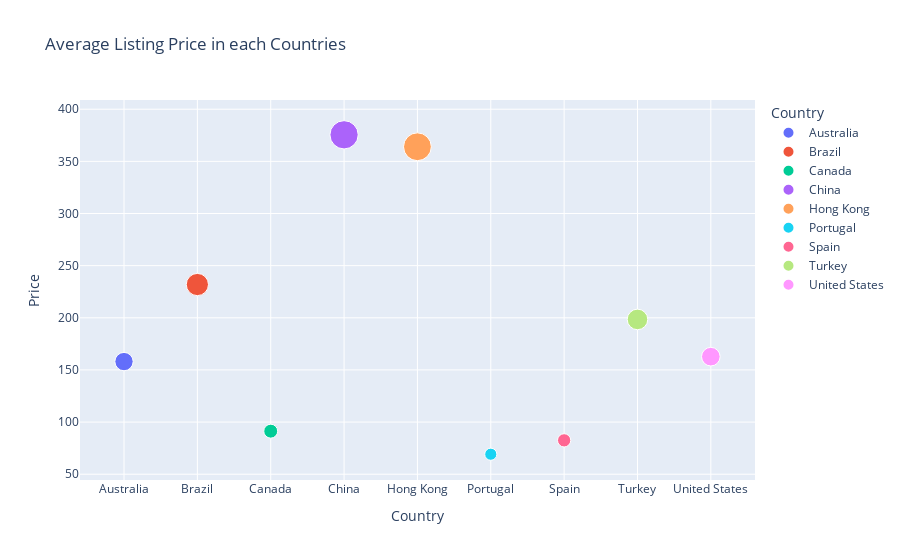

Notebook code for this chart:
### Code cell
fig = px.scatter(data_frame=Top_neighbourhood_price,
           x='Country',y='Price',
           color='Country',
           size='Price',
           opacity=1,
           title='Average Listing Price in each Countries')
fig.show()

### Figure 1 — Plotly figure (JSON) as saved in the notebook; plotly's stock layout.template omitted (floating-point values rounded to 4 significant figures)
{"data": [{"hovertemplate": "Country=%{x}<br>Price=%{marker.size}<extra></extra>", "legendgroup": "Australia", "marker": {"color": "#636efa", "opacity": 1, "size": [158.0], "sizemode": "area", "sizeref": 0.9387, "symbol": "circle"}, "mode": "markers", "name": "Australia", "orientation": "v", "showlegend": true, "type": "scatter", "x": ["Australia"], "xaxis": "x", "y": [158.0], "yaxis": "y"}, {"hovertemplate": "Country=%{x}<br>Price=%{marker.size}<extra></extra>", "legendgroup": "Brazil", "marker": {"color": "#EF553B", "opacity": 1, "size": [231.9], "sizemode": "area", "sizeref": 0.9387, "symbol": "circle"}, "mode": "markers", "name": "Brazil", "orientation": "v", "showlegend": true, "type": "scatter", "x": ["Brazil"], "xaxis": "x", "y": [231.9], "yaxis": "y"}, {"hovertemplate": "Country=%{x}<br>Price=%{marker.size}<extra></extra>", "legendgroup": "Canada", "marker": {"color": "#00cc96", "opacity": 1, "size": [91.28], "sizemode": "area", "sizeref": 0.9387, "symbol": "circle"}, "mode": "markers", "name": "Canada", "orientation": "v", "showlegend": true, "type": "scatter", "x": ["Canada"], "xaxis": "x", "y": [91.28], "yaxis": "y"}, {"hovertemplate": "Country=%{x}<br>Price=%{marker.size}<extra></extra>", "legendgroup": "China", "marker": {"color": "#ab63fa", "opacity": 1, "size": [375.5], "sizemode": "area", "sizeref": 0.9387, "symbol": "circle"}, "mode": "markers", "name": "China", "orientation": "v", "showlegend": true, "type": "scatter", "x": ["China"], "xaxis": "x", "y": [375.5], "yaxis": "y"}, {"hovertemplate": "Country=%{x}<br>Price=%{marker.size}<extra></extra>", "legendgroup": "Hong Kong", "marker": {"color": "#FFA15A", "opacity": 1, "size": [364.0], "sizemode": "area", "sizeref": 0.9387, "symbol": "circle"}, "mode": "markers", "name": "Hong Kong", "orientation": "v", "showlegend": true, "type": "scatter", "x": ["Hong Kong"], "xaxis": "x", "y": [364.0], "yaxis": "y"}, {"hovertemplate": "Country=%{x}<br>Price=%{marker.size}<extra></extra>", "legendgroup": "Portugal", "marker": {"color": "#19d3f3", "opacity": 1, "size": [69.18], "sizemode": "area", "sizeref": 0.9387, "symbol": "circle"}, "mode": "markers", "name": "Portugal", "orientation": "v", "showlegend": true, "type": "scatter", "x": ["Portugal"], "xaxis": "x", "y": [69.18], "yaxis": "y"}, {"hovertemplate": "Country=%{x}<br>Price=%{marker.size}<extra></extra>", "legendgroup": "Spain", "marker": {"color": "#FF6692", "opacity": 1, "size": [82.49], "sizemode": "area", "sizeref": 0.9387, "symbol": "circle"}, "mode": "markers", "name": "Spain", "orientation": "v", "showlegend": true, "type": "scatter", "x": ["Spain"], "xaxis": "x", "y": [82.49], "yaxis": "y"}, {"hovertemplate": "Country=%{x}<br>Price=%{marker.size}<extra></extra>", "legendgroup": "Turkey", "marker": {"color": "#B6E880", "opacity": 1, "size": [198.4], "sizemode": "area", "sizeref": 0.9387, "symbol": "circle"}, "mode": "markers", "name": "Turkey", "orientation": "v", "showlegend": true, "type": "scatter", "x": ["Turkey"], "xaxis": "x", "y": [198.4], "yaxis": "y"}, {"hovertemplate": "Country=%{x}<br>Price=%{marker.size}<extra></extra>", "legendgroup": "United States", "marker": {"color": "#FF97FF", "opacity": 1, "size": [162.7], "sizemode": "area", "sizeref": 0.9387, "symbol": "circle"}, "mode": "markers", "name": "United States", "orientation": "v", "showlegend": true, "type": "scatter", "x": ["United States"], "xaxis": "x", "y": [162.7], "yaxis": "y"}], "layout": {"legend": {"itemsizing": "constant", "title": {"text": "Country"}, "tracegroupgap": 0}, "title": {"text": "Average Listing Price in each Countries"}, "xaxis": {"anchor": "y", "categoryarray": ["Australia", "Brazil", "Canada", "China", "Hong Kong", "Portugal", "Spain", "Turkey", "United States"], "categoryorder": "array", "domain": [0, 1], "title": {"text": "Country"}}, "yaxis": {"anchor": "x", "domain": [0, 1], "title": {"text": "Price"}}}}
